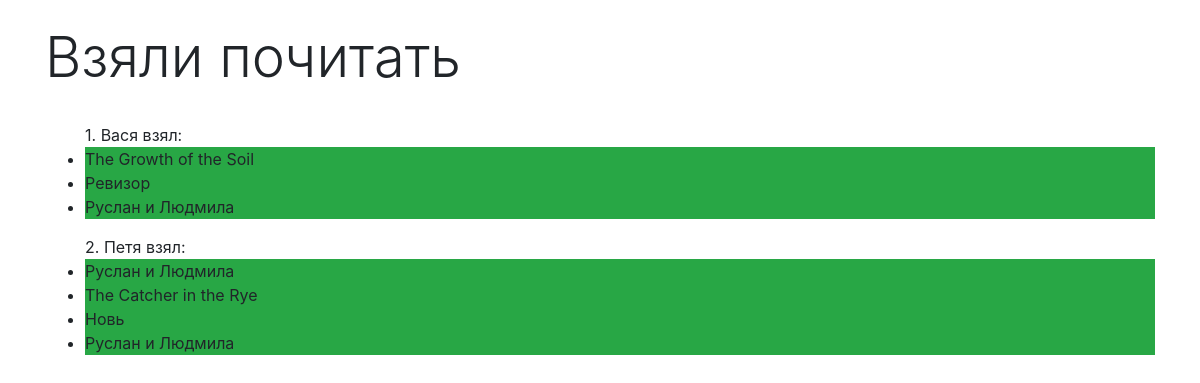
Page /book_rent_list/ on the earlier database version.
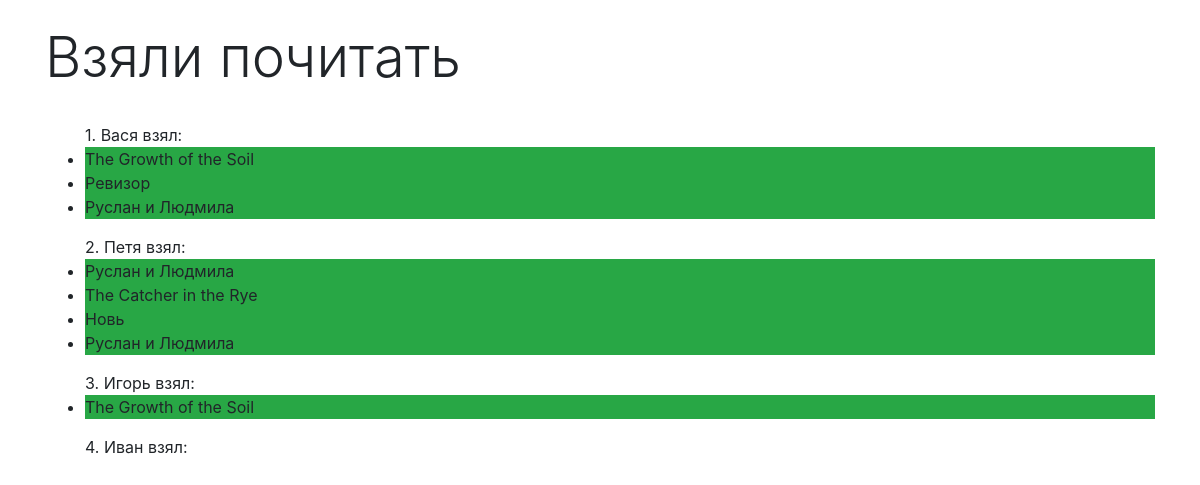
Same page on the later database version.
### p_library/models.py (models this page shows, shortened)
class Friend(models.Model):
    full_name = models.TextField()
    def __str__(self):
        return f"{self.full_name}"

class BookRent(models.Model):
    book = models.ForeignKey(Book, on_delete=models.CASCADE)
    friend = models.ForeignKey(Friend, on_delete=models.CASCADE)

class Book(models.Model):
    ISBN = models.CharField(max_length=13)
    title = models.TextField()
    description = models.TextField()
    year_release = models.SmallIntegerField(default=0)
    author = models.ForeignKey(Author, on_delete=models.CASCADE)
    edition = models.ForeignKey(Edition, null=True, on_delete=models.CASCADE)
    copy_count = models.IntegerField(default=1)
    price = models.FloatField(default=0)
    logo = models.ImageField(upload_to='img/books_logo', blank=True)
    def __str__(self):
        return self.title

### p_library/views.py (the view)
# urls.py: path('book_rent_list/', views.book_rent_list, name='book_rent_list'),
def book_rent_list(request):
    template = loader.get_template('book_rent_list.html')
    biblio_data = {
        'friends': Friend.objects.all(),
    }
    return HttpResponse(template.render(biblio_data, request))

### p_library/templates/book_rent_list.html (shortened to what this page needs)
<!DOCTYPE html>
<html lang="en">
<head>
    <link rel="stylesheet" href="https://stackpath.bootstrapcdn.com/bootstrap/4.3.1/css/bootstrap.min.css"
>
</head>
<body>
    <div class="container">
        <h1 class="display-4 py-4">Взяли почитать</h1>
        {% for friend in friends %}
        <ul>
            {{ forloop.counter }}. {{ friend }} взял:
            {% for rent in friend.bookrent_set.all %}
            <li class="bg-success">{{ rent.book }}</li>
            {% endfor %}
        </ul>
        {% endfor %}
    </div>
</body>
</html>

Differences in the rows shown:
added Friend: full_name "Игорь"
added BookRent: book "The Growth of the Soil", shown under "Игорь"
added Friend: full_name "Иван"
